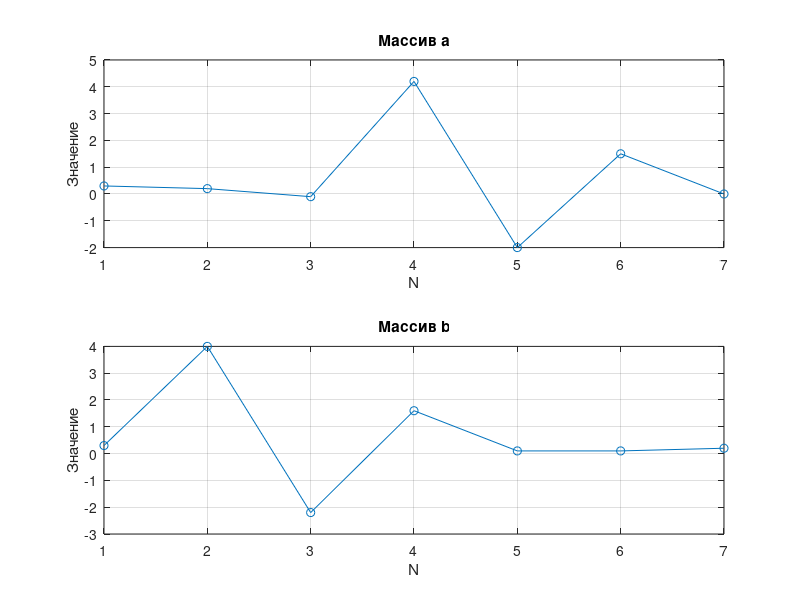
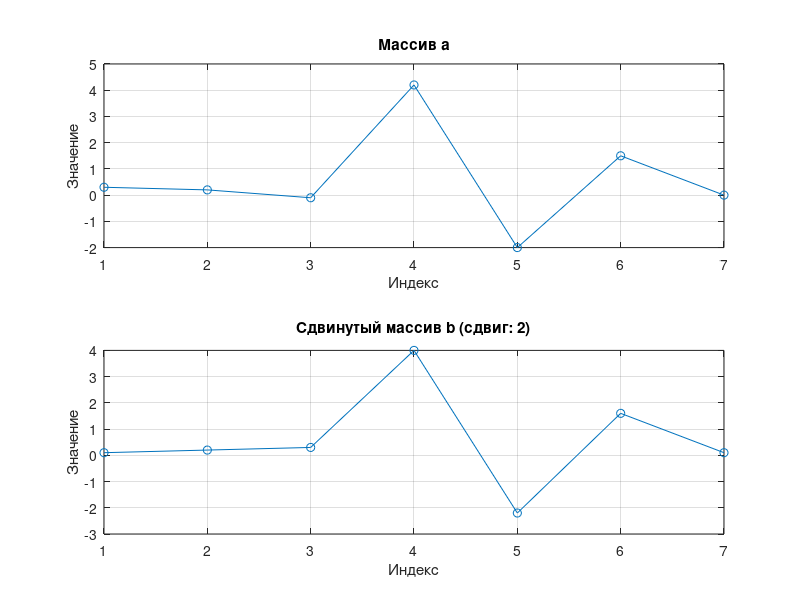
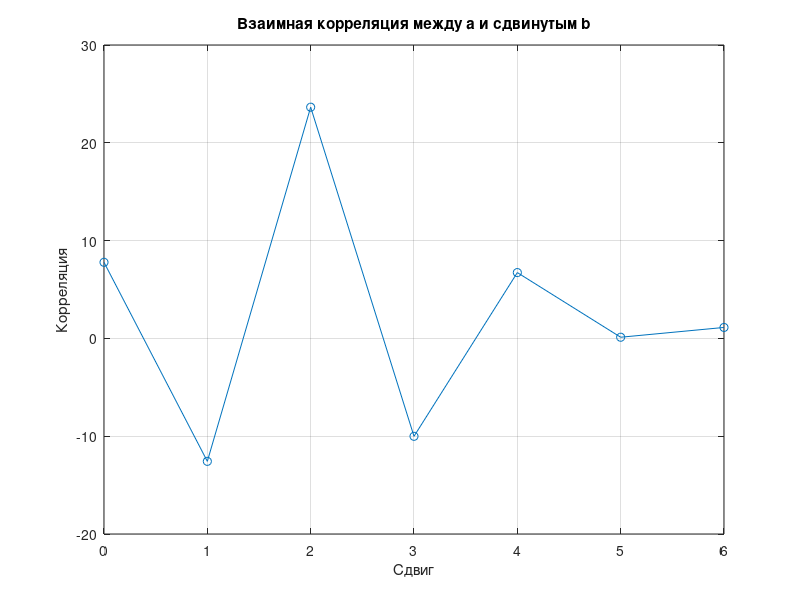

Here is the MATLAB script that generated these plots, in order:
f1 = 10;
f2 = f1 + 4;
f3 = f1 * 2 + 1;

t = linspace(0, 1, 1000);
%t = [0:1000-1]/1000;

s1 = cos(2 * pi * f1 * t);
s2 = cos(2 * pi * f2 * t);
s3 = cos(2 * pi * f3 * t);

a_t = 5 * s1 + 4 * s2 + s3;
b_t = 3 * s1 + s3;

corr_ab = sum(a_t .* b_t);
corr_sa = sum(s1 .* a_t);
corr_sb = sum(s1 .* b_t);
norm_corr_ab = corr(a_t', b_t');
norm_corr_sa = corr(s1', a_t');
norm_corr_sb = corr(s1', b_t');

fprintf('Корреляция между a(t) и b(t): %.2f\n', corr_ab);
fprintf('Корреляция между s1(t) и a(t): %.2f\n', corr_sa);
fprintf('Корреляция между s1(t) и b(t): %.2f\n', corr_sb);

fprintf('Нормализованная корреляция между a(t) и b(t): %.2f\n', norm_corr_ab);
fprintf('Нормализованная корреляция между s1(t) и a(t): %.2f\n', norm_corr_sa);
fprintf('Нормализованная корреляция между s1(t) и b(t): %.2f\n', norm_corr_sb);

a = [0.3, 0.2, -0.1, 4.2, -2, 1.5, 0];
b = [0.3, 4, -2.2, 1.6, 0.1, 0.1, 0.2];

figure;

subplot(2, 1, 1);
plot(a, 'o-');
title('Массив a');
xlabel('N');
ylabel('Значение');
grid on;

subplot(2, 1, 2);
plot(b, 'o-');
title(['Массив b']);
xlabel('N');
ylabel('Значение');
grid on;

N = length(a);
correlations = zeros(1, N); 

for shift = 0:N-1
    b_shifted = [b(end-shift+1:end), b(1:end-shift)];
    correlations(shift + 1) = sum(a .* b_shifted);
end

[max_corr, max_index] = max(correlations);

fprintf('Максимальная корреляция: %.2f при сдвиге: %d\n', max_corr, max_index - 1);

figure;

subplot(2, 1, 1);
plot(a, 'o-');
title('Массив a');
xlabel('Индекс');
ylabel('Значение');
grid on;

b_max_shifted = [b(end-max_index+2:end), b(1:end-max_index+1)];
subplot(2, 1, 2);
plot(b_max_shifted, 'o-');
title(['Сдвинутый массив b (сдвиг: ', num2str(max_index - 1), ')']);
xlabel('Индекс');
ylabel('Значение');
grid on;

figure;
plot(0:N-1, correlations, '-o');
title('Взаимная корреляция между a и сдвинутым b');
xlabel('Сдвиг');
ylabel('Корреляция');
grid on;
